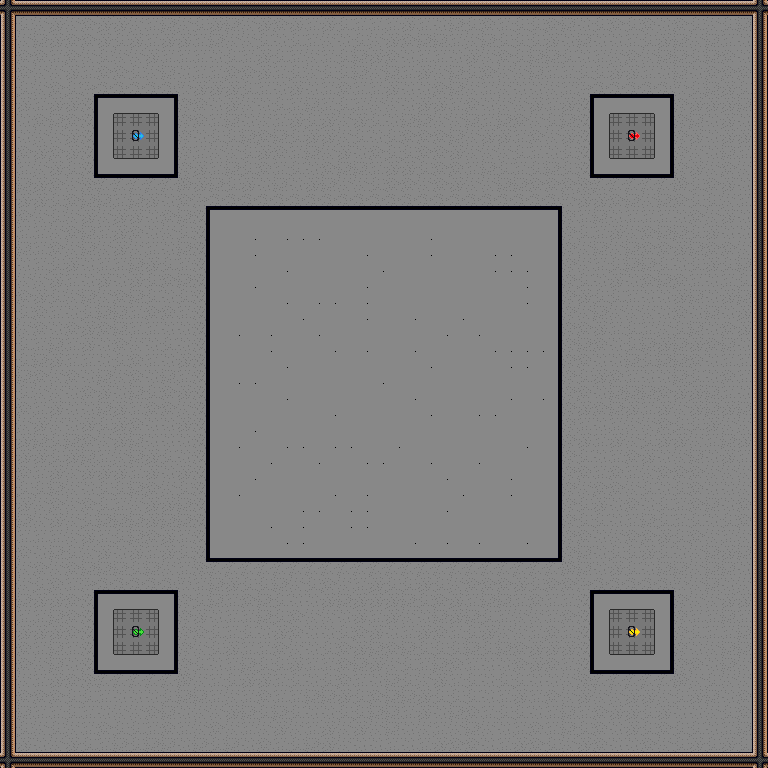

A level layout from a 2D game, rendered from its tile map. Below: a short description, then the map file with tile-grid data replaced by summaries:
An orthogonal 48x48 tile map with 16x16 px tiles, 2 tile layers (Ground, Flags), 2 tilesets and 4 objects.

<map version="1.10" tiledversion="1.12.2" orientation="orthogonal" renderorder="left-up" width="48" height="48" tilewidth="16" tileheight="16" infinite="0" nextlayerid="19" nextobjectid="582">
 <tileset firstgid="1" source="tileset.tsx" />
 <tileset firstgid="235" source="tileset_flags2.tsx" />
 <layer id="13" name="Ground" width="48" height="48">
  <data>[2304 cells, 2304 non-empty, 42 distinct tile ids]</data>
 </layer>
 <layer id="17" name="Flags" width="48" height="48">
  <properties>
   <property name="flags" type="bool" value="true" />
  </properties>
  <data>[2304 cells, 4 non-empty, 4 distinct tile ids]</data>
 </layer>
 <objectgroup color="#ffff00" id="14" name="Object">
  <object id="577" template="ground_light.tx" x="64" y="384" />
  <object id="578" template="ground_light.tx" x="704" y="384" />
  <object id="579" template="ground_light.tx" x="384" y="704" />
  <object id="581" template="ground_light.tx" x="384" y="64" />
 </objectgroup>
</map>
